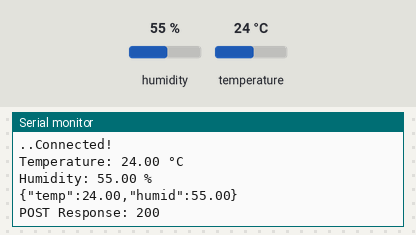
Recording of a sketch running on a simulated ESP8266 (NodeMCU). On the bench: the last lines printed to the serial monitor. The test bench sets the inputs (shaded band); at power-on: humidity 55 %, temperature 24 °C. WiFi joins after 1.5 s; servers stay silent unless stated; uploads are accepted with an empty reply.

Above: at 3.2 s.
3.3 s: humidity set to 22 %
At 7.41 s:
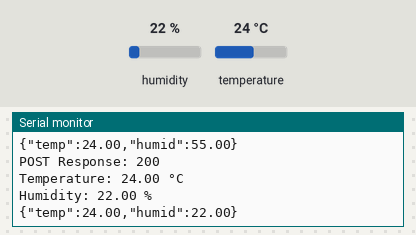
9.1 s: temperature set to 12 °C
At 13.1 s:
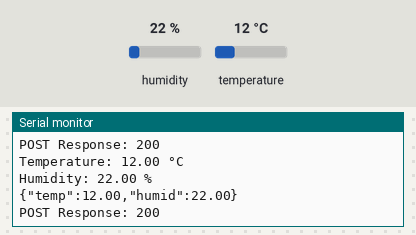
14.9 s: humidity set to 40 %
At 19.2 s:
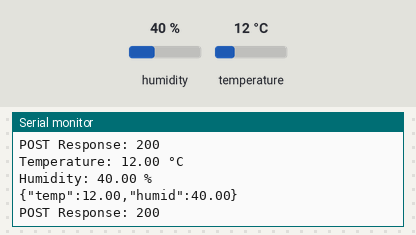
Timing chart, 0 to 20.7 s (numbered marks = the images above; inputs shaded):
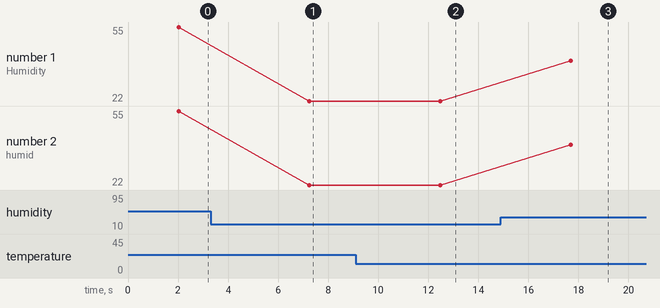

Measured:
- after the input at 3.3 s, the serial monitor: prints a new line after 4.0 s (image 1)
- after the input at 9.1 s, the serial monitor: prints a new line after 3.4 s (image 2)
- after the input at 14.9 s, the serial monitor: prints a new line after 2.8 s (image 3)
- plotted number 1: 55 → 22 after the input at 3.3 s, 22 → 40 after the input at 14.9 s
- plotted number 2: 55 → 22 after the input at 3.3 s, 22 → 40 after the input at 14.9 s

The sketch:

Arduino_Code_DHT.ino
```cpp
#include <ESP8266WiFi.h>
#include <ESP8266HTTPClient.h>
#include <DHT.h>

// Define DHT settings
#define DHTPIN D2          // Use the correct GPIO pin (D2 = GPIO4)
#define DHTTYPE DHT11
DHT dht(DHTPIN, DHTTYPE);

// WiFi credentials
const char* ssid = "YOUR WIFI NAME";
const char* password = "YOUR WIFI PASSWORD";

//Replace with IP/port and API end post
const char* serverUrl = "http://192.168.xxx.xx:xxxx/api/temperature/temperaturepost";

//For online version
//const char* serverUrl ="https://...."

void setup() {
  Serial.begin(115200);
  dht.begin();
  WiFi.begin(ssid, password);

  Serial.println("Connecting to WiFi...");
  while (WiFi.status() != WL_CONNECTED) {
    delay(1000);
    Serial.print(".");
  }
  Serial.println("Connected!");
}

void loop() {
  float temperature = dht.readTemperature();
  float humidity = dht.readHumidity();

  if (isnan(temperature)) {
    Serial.println("Failed to read from DHT sensor!");
    delay(5000);
    return;
  }
  Serial.print("Temperature: ");
  Serial.print(temperature);
  Serial.println(" °C");

  Serial.print("Humidity: ");
  Serial.print(humidity);
  Serial.println(" %");

  if (WiFi.status() == WL_CONNECTED) {
    //For Local Version
    WiFiClient client;


    //For Online Version
    //WiFiClientSecure client; uncomment this
    // Disable SSL certificate verification
    //client.setInsecure(); uncomment this

    HTTPClient http;
    http.begin(client, serverUrl);
    http.addHeader("Content-Type", "application/json");

    // JSON in the form{ "temp": 25.6,
    //                   "humid": 52}
    String json = "{\"temp\":" + String(temperature, 2) + ",\"humid\":" + String(humidity, 2) + "}";
    Serial.println(json); // log before POST


    int httpResponseCode = http.POST(json);
    Serial.print("POST Response: ");
    Serial.println(httpResponseCode);

    http.end();
  } else {
    Serial.println("WiFi disconnected.");
  }

  delay(5000); // send every 5 seconds
}
```
